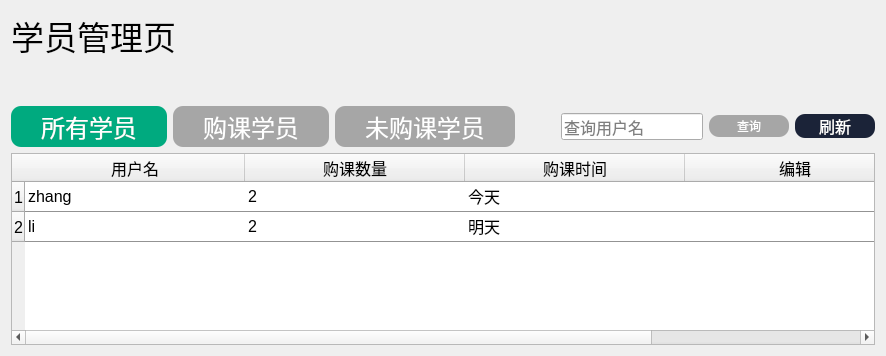
        <widget class="QWidget" name="page_2">
         <layout class="QHBoxLayout" name="horizontalLayout_37">
          <item>
           <layout class="QVBoxLayout" name="verticalLayout_31">
            <item>
             <widget class="QLabel" name="label_42">
              <property name="font">
               <font>
                <pointsize>25</pointsize>
               </font>
              </property>
              <property name="text">
               <string>学员管理页</string>
              </property>
             </widget>
            </item>
            <item>
             <spacer name="verticalSpacer_38">
              <property name="orientation">
               <enum>Qt::Vertical</enum>
              </property>
              <property name="sizeType">
               <enum>QSizePolicy::Minimum</enum>
              </property>
              <property name="sizeHint" stdset="0">
               <size>
                <width>20</width>
                <height>40</height>
               </size>
              </property>
             </spacer>
            </item>
            <item>
             <layout class="QHBoxLayout" name="horizontalLayout_36">
              <item>
               <widget class="QPushButton" name="pushButton_9">
                <property name="font">
                 <font>
                  <pointsize>18</pointsize>
                 </font>
                </property>
                <property name="styleSheet">
                 <string notr="true">QPushButton{
	color:rgb(255,255,255);
	border-radius:10px;
	background-color:rgb(166,166,166);
	padding:3px 30px;
}
QPushButton:hover{
	background-color:rgb(0,217,159);	
}
QPushButton:checked{
	background-color:rgb(0,170,127);	
}</string>
                </property>
                <property name="text">
                 <string>所有学员</string>
                </property>
                <property name="checkable">
                 <bool>true</bool>
                </property>
                <property name="checked">
                 <bool>true</bool>
                </property>
                <property name="autoExclusive">
                 <bool>true</bool>
                </property>
               </widget>
              </item>
              <item>
               <widget class="QPushButton" name="pushButton_10">
                <property name="font">
                 <font>
                  <pointsize>18</pointsize>
                 </font>
                </property>
                <property name="styleSheet">
                 <string notr="true">QPushButton{
	color:rgb(255,255,255);
	border-radius:10px;
	background-color:rgb(166,166,166);
	padding:3px 30px;
}
QPushButton:hover{
	background-color:rgb(0,217,159);	
}
QPushButton:checked{
	background-color:rgb(0,170,127);	
}</string>
                </property>
                <property name="text">
                 <string>购课学员</string>
                </property>
                <property name="checkable">
                 <bool>true</bool>
                </property>
                <property name="autoExclusive">
                 <bool>true</bool>
                </property>
               </widget>
              </item>
              <item>
               <widget class="QPushButton" name="pushButton_11">
                <property name="font">
                 <font>
                  <pointsize>18</pointsize>
                 </font>
                </property>
                <property name="styleSheet">
                 <string notr="true">QPushButton{
	color:rgb(255,255,255);
	border-radius:10px;
	background-color:rgb(166,166,166);
	padding:3px 30px;
}
QPushButton:hover{
	background-color:rgb(0,217,159);	
}
QPushButton:checked{
	background-color:rgb(0,170,127);	
}</string>
                </property>
                <property name="text">
                 <string>未购课学员</string>
                </property>
                <property name="checkable">
                 <bool>true</bool>
                </property>
                <property name="autoExclusive">
                 <bool>true</bool>
                </property>
               </widget>
              </item>
              <item>
               <spacer name="horizontalSpacer_2">
                <property name="orientation">
                 <enum>Qt::Horizontal</enum>
                </property>
                <property name="sizeHint" stdset="0">
                 <size>
                  <width>40</width>
                  <height>20</height>
                 </size>
                </property>
               </spacer>
              </item>
              <item>
               <widget class="QLineEdit" name="lineEdit">
                <property name="font">
                 <font>
                  <pointsize>12</pointsize>
                 </font>
                </property>
                <property name="placeholderText">
                 <string>查询用户名</string>
                </property>
               </widget>
              </item>
              <item>
               <widget class="QPushButton" name="pushButton_12">
                <property name="minimumSize">
                 <size>
                  <width>80</width>
                  <height>22</height>
                 </size>
                </property>
                <property name="maximumSize">
                 <size>
                  <width>16777205</width>
                  <height>16777215</height>
                 </size>
                </property>
                <property name="styleSheet">
                 <string notr="true">QPushButton{
	color:rgb(255,255,255);
	border-radius:10px;
	background-color:rgb(166,166,166);
}
QPushButton:hover{
	background-color:rgb(232,232,232);	
}
QPushButton:checked{
	background-color:rgb(166,166,166);	
}</string>
                </property>
                <property name="text">
                 <string>查询</string>
                </property>
               </widget>
              </item>
              <item>
               <widget class="QPushButton" name="pushButton_13">
                <property name="minimumSize">
                 <size>
                  <width>80</width>
                  <height>20</height>
                 </size>
                </property>
                <property name="maximumSize">
                 <size>
                  <width>50</width>
                  <height>16777215</height>
                 </size>
                </property>
                <property name="font">
                 <font>
                  <pointsize>12</pointsize>
                 </font>
                </property>
                <property name="styleSheet">
                 <string notr="true">QPushButton{
	color:rgb(255,255,255);
	border-radius:10px;
	background-color:rgb(27,35,56);
}
QPushButton:hover{
	background-color:rgb(47,60,97);	
}
QPushButton:checked{
	background-color:rgb(19,24,39);	
}</string>
                </property>
                <property name="text">
                 <string>刷新</string>
                </property>
               </widget>
              </item>
             </layout>
            </item>
            <item>
             <widget class="QTableWidget" name="tableWidget">
              <property name="font">
               <font>
                <pointsize>12</pointsize>
               </font>
              </property>
              <property name="styleSheet">
               <string notr="true">QTableWidget:item{
	border-bottom:0.5px solid rgb(147, 147, 147);
	selection-color: rgb(0, 0, 0);
}</string>
              </property>
              <property name="showGrid">
               <bool>false</bool>
              </property>
              <property name="rowCount">
               <number>2</number>
              </property>
              <attribute name="horizontalHeaderDefaultSectionSize">
               <number>220</number>
              </attribute>
              <attribute name="horizontalHeaderStretchLastSection">
               <bool>true</bool>
              </attribute>
              <attribute name="verticalHeaderVisible">
               <bool>true</bool>
              </attribute>
              <attribute name="verticalHeaderHighlightSections">
               <bool>false</bool>
              </attribute>
              <attribute name="verticalHeaderStretchLastSection">
               <bool>false</bool>
              </attribute>
              <row>
               <property name="text">
                <string>1</string>
               </property>
              </row>
              <row>
               <property name="text">
                <string>2</string>
               </property>
              </row>
              <column>
               <property name="text">
                <string>用户名</string>
               </property>
              </column>
              <column>
               <property name="text">
                <string>购课数量</string>
               </property>
              </column>
              <column>
               <property name="text">
                <string>购课时间</string>
               </property>
              </column>
              <column>
               <property name="text">
                <string>编辑</string>
               </property>
              </column>
              <item row="0" column="0">
               <property name="text">
                <string>zhang</string>
               </property>
              </item>
              <item row="0" column="1">
               <property name="text">
                <string>2</string>
               </property>
              </item>
              <item row="0" column="2">
               <property name="text">
                <string>今天</string>
               </property>
              </item>
              <item row="0" column="3">
               <property name="text">
                <string/>
               </property>
              </item>
              <item row="1" column="0">
               <property name="text">
                <string>li</string>
               </property>
              </item>
              <item row="1" column="1">
               <property name="text">
                <string>2</string>
               </property>
              </item>
              <item row="1" column="2">
               <property name="text">
                <string>明天</string>
               </property>
              </item>
              <item row="1" column="3">
               <property name="text">
                <string/>
               </property>
              </item>
             </widget>
            </item>
           </layout>
          </item>
         </layout>
        </widget>
